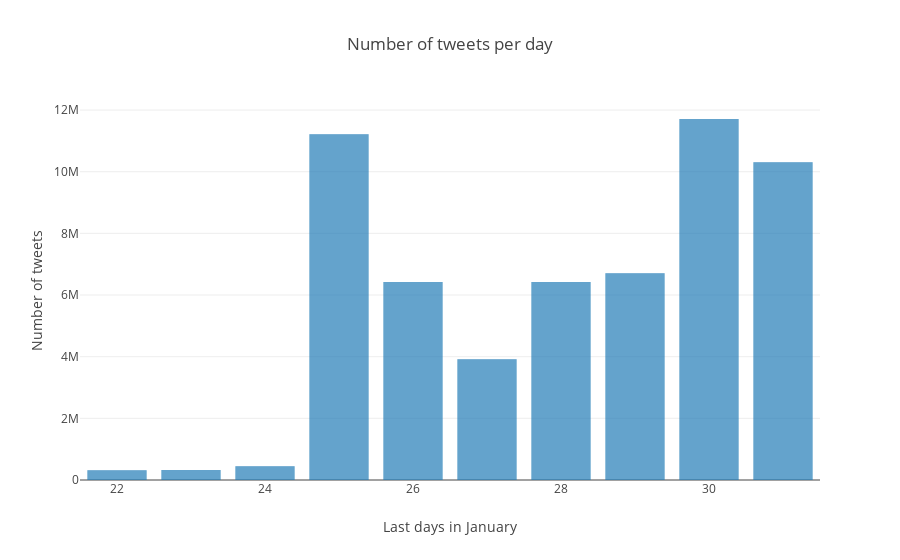

Here is the notebook cell this chart was saved with:
### Markdown cell above
### Frequency of Tweets per Day

### Code cell
# Calculate number of tweets per day!
df['FreqDay'] = df.groupby('Day')['Day'].transform('count')

data = [Bar(x=df['Day'],
           y =df['FreqDay'])]

layout = Layout(title="Number of tweets per day", 
               xaxis=dict(title="Last days in January"),
               yaxis=dict(title='Number of tweets'))

fig = Figure(data=data, layout=layout)

iplot(fig,filename='jupyter/basic_bar')

### Figure 1 — Plotly figure (JSON) as saved in the notebook; plotly's stock layout.template omitted (floating-point values rounded to 4 significant figures; data arrays with more than 128 entries replaced by an {"elided": "..."} marker saying what was removed)
{"data": [{"type": "bar", "uid": "75ab53a4-f6e3-4f51-a30a-b2d1ffe90c4e", "x": {"elided": "21421 int values"}, "y": {"elided": "21421 int values"}}], "layout": {"title": {"text": "Number of tweets per day"}, "xaxis": {"title": {"text": "Last days in January"}}, "yaxis": {"title": {"text": "Number of tweets"}}}}
